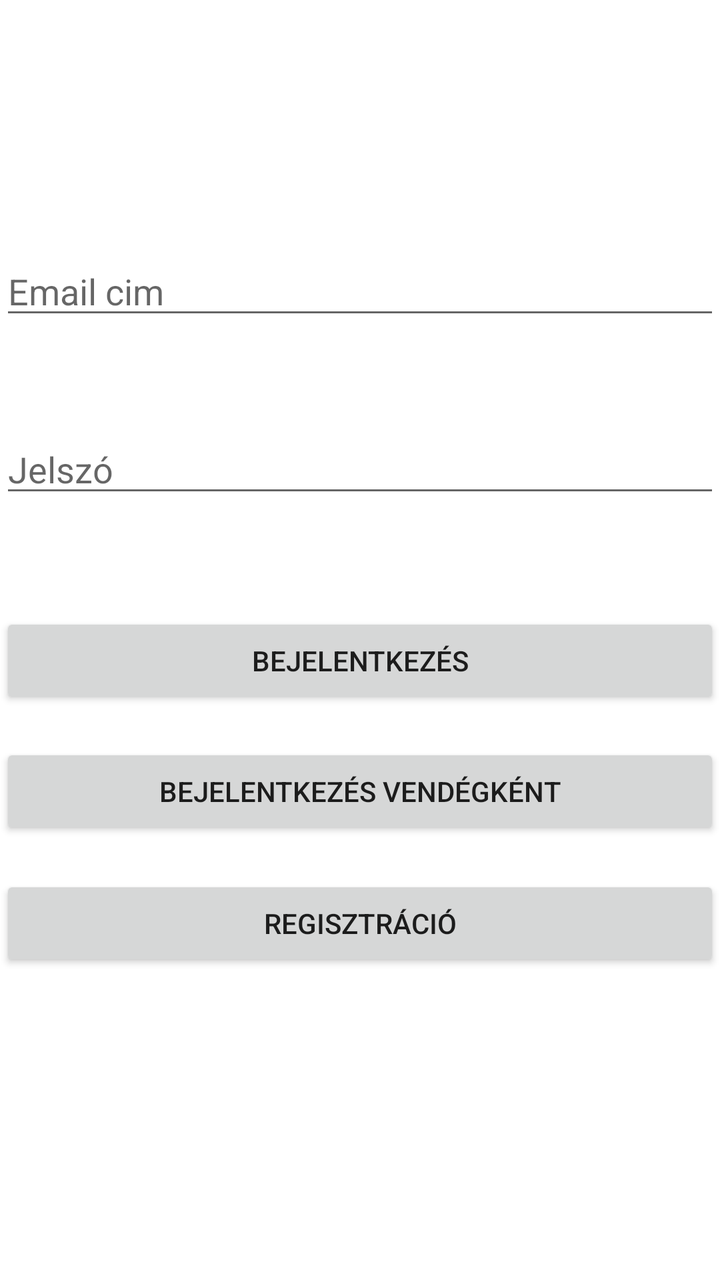
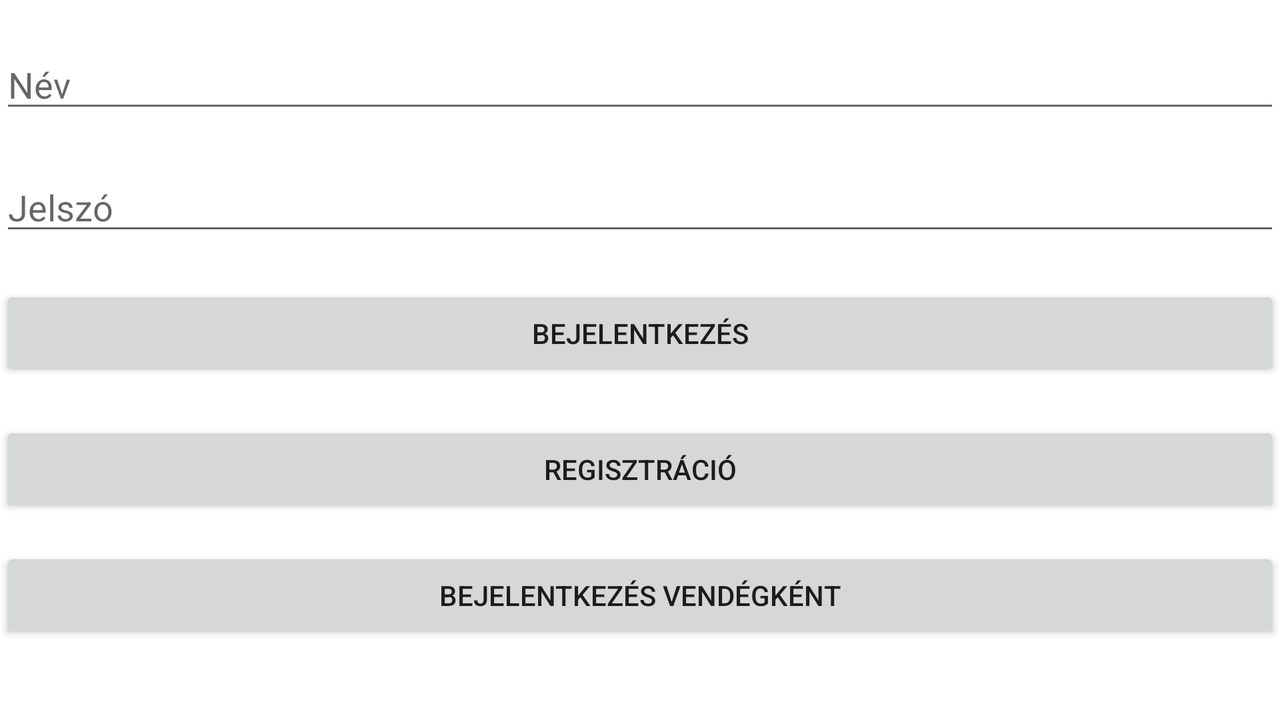

Compare how this app lays out the same screen by default and in its alternative resource folder. The renders come first, then the two layout files and the values they reference.
<!-- AndroidManifest.xml: application theme Theme.MobilVasarlas -->
<!-- res/layout/activity_main.xml -->
<?xml version="1.0" encoding="utf-8"?>
<androidx.constraintlayout.widget.ConstraintLayout xmlns:android="http://schemas.android.com/apk/res/android"
    xmlns:app="http://schemas.android.com/apk/res-auto"
    xmlns:tools="http://schemas.android.com/tools"
    android:layout_width="match_parent"
    android:layout_height="match_parent"
    tools:context=".MainActivity">

    <EditText
        android:id="@+id/EditTextUsername"
        android:layout_width="match_parent"
        android:layout_height="wrap_content"
        android:ems="10"
        android:hint="@string/email"
        android:inputType="textEmailAddress"
        app:layout_constraintBottom_toBottomOf="parent"
        app:layout_constraintTop_toTopOf="parent"
        app:layout_constraintVertical_bias="0.206"
        tools:layout_editor_absoluteX="0dp" />

    <EditText
        android:id="@+id/EditTextPassword"
        android:layout_width="match_parent"
        android:layout_height="wrap_content"
        android:ems="10"
        android:hint="@string/password"
        android:inputType="textPassword"
        app:layout_constraintBottom_toBottomOf="parent"
        app:layout_constraintTop_toBottomOf="@+id/EditTextUsername"
        app:layout_constraintVertical_bias="0.11"
        tools:layout_editor_absoluteX="0dp" />

    <Button
        android:id="@+id/LoginButton"
        android:layout_width="0dp"
        android:layout_height="wrap_content"
        android:hint="@string/name"
        android:text="@string/login"
        android:onClick="login"
        app:layout_constraintBottom_toBottomOf="parent"
        app:layout_constraintEnd_toEndOf="parent"
        app:layout_constraintHorizontal_bias="0.0"
        app:layout_constraintStart_toStartOf="parent"
        app:layout_constraintTop_toBottomOf="@+id/EditTextPassword"
        app:layout_constraintVertical_bias="0.156" />

    <Button
        android:id="@+id/RegisterButton"
        android:layout_width="0dp"
        android:layout_height="wrap_content"
        android:hint="@string/name"
        android:onClick="register"
        android:text="@string/registation"
        app:layout_constraintBottom_toBottomOf="parent"
        app:layout_constraintEnd_toEndOf="parent"
        app:layout_constraintHorizontal_bias="0.0"
        app:layout_constraintStart_toStartOf="parent"
        app:layout_constraintTop_toBottomOf="@+id/AnonymButton"
        app:layout_constraintVertical_bias="0.105" />

    <Button
        android:id="@+id/AnonymButton"
        android:layout_width="0dp"
        android:layout_height="wrap_content"
        android:hint="@string/name"
        android:onClick="anonym_login"
        android:text="@string/anonym_login"
        app:layout_constraintBottom_toBottomOf="parent"
        app:layout_constraintEnd_toEndOf="parent"
        app:layout_constraintHorizontal_bias="0.0"
        app:layout_constraintStart_toStartOf="parent"
        app:layout_constraintTop_toBottomOf="@+id/LoginButton"
        app:layout_constraintVertical_bias="0.073" />
</androidx.constraintlayout.widget.ConstraintLayout>
<!-- resources referenced by this layout -->
<resources>
  <string name="anonym_login">Bejelentkezés vendégként</string>
  <string name="email">Email cim</string>
  <string name="login">Bejelentkezés</string>
  <string name="name">Név</string>
  <string name="password">Jelszó</string>
  <string name="registation">Regisztráció</string>
  <style name="Theme.MobilVasarlas" parent="Theme.MaterialComponents.DayNight.DarkActionBar">
          
          <item name="colorPrimary">@color/purple_500</item>
          <item name="colorPrimaryVariant">@color/purple_700</item>
          <item name="colorOnPrimary">@color/white</item>
          
          <item name="colorSecondary">@color/teal_200</item>
          <item name="colorSecondaryVariant">@color/teal_700</item>
          <item name="colorOnSecondary">@color/black</item>
          
          <item name="android:statusBarColor" tools:targetApi="l">?attr/colorPrimaryVariant</item>
          
  
      </style>
</resources>
<!-- res/layout-land/activity_main.xml (the author's variant of the layout above) -->
<!-- drawn on the phone turned sideways -->
<?xml version="1.0" encoding="utf-8"?>
<ScrollView xmlns:android="http://schemas.android.com/apk/res/android"
    android:id="@+id/ScrollView01"
    android:layout_width="match_parent"
    android:layout_height="match_parent"
    android:fillViewport="true"
    android:scrollbars="none" >
<LinearLayout xmlns:app="http://schemas.android.com/apk/res-auto"
    xmlns:tools="http://schemas.android.com/tools"
    xmlns:android="http://schemas.android.com/apk/res/android"
    android:layout_width="match_parent"
    android:layout_height="match_parent"
    android:orientation="vertical"
    tools:context=".MainActivity">

    <EditText
        android:id="@+id/EditTextUsername"
        android:layout_width="match_parent"
        android:layout_height="wrap_content"
        android:ems="10"
        android:hint="@string/name"
        android:layout_marginTop="20dp"
        android:inputType="text" />

    <EditText
        android:id="@+id/EditTextPassword"
        android:layout_width="match_parent"
        android:layout_height="wrap_content"
        android:layout_marginTop="20dp"
        android:ems="10"
        android:hint="@string/password"
        android:inputType="textPassword" />

    <Button
        android:id="@+id/LoginButton"
        android:layout_width="match_parent"
        android:layout_height="wrap_content"
        android:layout_marginTop="20dp"
        android:hint="@string/name"
        android:onClick="login"
        android:text="@string/login"
        app:layout_constraintVertical_bias="0.078" />

    <Button
        android:id="@+id/RegisterButton"
        android:layout_width="match_parent"
        android:layout_marginTop="20dp"
        android:layout_height="wrap_content"
        android:hint="@string/name"
        android:onClick="register"
        android:text="@string/registation"
         />

    <Button
        android:id="@+id/AnonymButton"
        android:layout_height="wrap_content"
        android:hint="@string/name"
        android:onClick="anonym_login"
        android:text="@string/anonym_login"
        android:layout_width="match_parent"
        android:layout_marginTop="15dp" />
</LinearLayout>
</ScrollView>
<!-- resources referenced by the variant -->
<!-- as the phone turned sideways resolves them -->
<resources>
  <string name="anonym_login">Bejelentkezés vendégként</string>
  <string name="login">Bejelentkezés</string>
  <string name="name">Név</string>
  <string name="password">Jelszó</string>
  <string name="registation">Regisztráció</string>
  <style name="Theme.MobilVasarlas" parent="Theme.MaterialComponents.DayNight.DarkActionBar">
          
          <item name="colorPrimary">@color/purple_500</item>
          <item name="colorPrimaryVariant">@color/purple_700</item>
          <item name="colorOnPrimary">@color/white</item>
          
          <item name="colorSecondary">@color/teal_200</item>
          <item name="colorSecondaryVariant">@color/teal_700</item>
          <item name="colorOnSecondary">@color/black</item>
          
          <item name="android:statusBarColor" tools:targetApi="l">?attr/colorPrimaryVariant</item>
          
  
      </style>
</resources>
